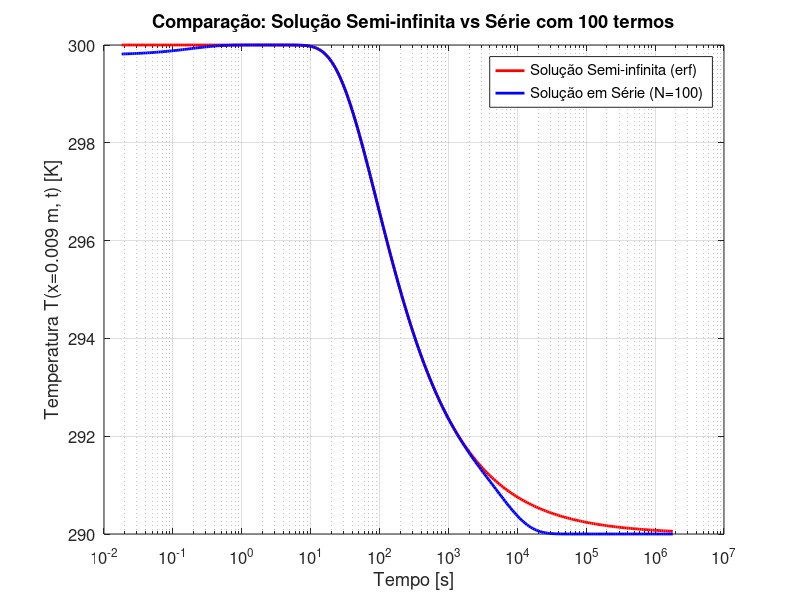

This chart was generated by the following MATLAB code:
clc; clear; close all;

% ------------------ PROPRIEDADES DO MATERIAL (TIJOLO COMUM) ------------------
k = 0.72;               % condutividade térmica [W/m·K]
rho = 1920;             % densidade [kg/m³]
cp = 835;               % calor específico [J/kg·K]
L = 0.09;               % espessura da parede [m]
alpha = k / (rho * cp); % difusividade térmica [m²/s]

% ------------------ CONDIÇÕES INICIAIS E DE CONTORNO ------------------
Tp = 300;               % Temperatura inicial do tijolo [K]
Tinf = 290;             % Temperatura do meio externo [K]

% ------------------ CONDIÇÕES DE CONTORNO - CONVECÇÃO NATURAL ------------------
h = 3.0357;             % coeficiente de convecção [W/m²·K]
Bi = h * L / k;         % número de Biot (adimensional)

% ------------------ POSIÇÃO FIXA ------------------
lambda = 0.1;           % posição adimensional x/L
x_real = lambda * L;    % posição física real [m]

% ------------------ DOMÍNIO TEMPORAL ------------------
Fo_vals = logspace(-6, 2, 300);       % Número de Fourier (adimensional)
t_vals = Fo_vals * (L^2 / alpha);     % Tempo dimensional [s]

% ------------------ SOLUÇÃO SEMI-INFINITA ------------------
theta_semi = erf( x_real ./ (2 * sqrt(alpha * t_vals)) );   % solução adimensional semi-infinita
T_semi = Tinf + theta_semi * (Tp - Tinf);                   % solução dimensional semi-infinita

% ------------------ SOLUÇÃO EM SÉRIE (N=100 termos) ------------------
N = 100;                    % número de termos da série
T_series = zeros(size(t_vals));

% Função transcendental para autovalores mu
f = @(mu) mu .* cot(mu) + Bi;

% Encontrar autovalores mu_i
mu = zeros(1, N);
for i = 1:N
    a = (i - 1)*pi + 0.001;
    b = i*pi - 0.001;
    mu(i) = fzero(f, [a b]);
end

% Calcular coeficientes A_n
A = zeros(1, N);
for i = 1:N
    num = 2 * (mu(i)^2 + Bi^2) * (1 - cos(mu(i)));
    den = (mu(i)^2 + Bi^2 + Bi) * mu(i);
    A(i) = num / den;
end

% Calcular temperatura para cada tempo t_vals
for k_idx = 1:length(t_vals)
    Fo = Fo_vals(k_idx);
    theta_series = sum( A .* sin(mu * lambda) .* exp(-mu.^2 * Fo) );
    T_series(k_idx) = Tinf + theta_series * (Tp - Tinf);
end

% ------------------ PLOTAGEM ------------------
figure;
semilogx(t_vals, T_semi, 'r-', 'LineWidth', 2); hold on;
semilogx(t_vals, T_series, 'b-', 'LineWidth', 2);
grid on;

xlabel('Tempo [s]', 'FontSize', 12);
ylabel(sprintf('Temperatura T(x=%.3f m, t) [K]', x_real), 'FontSize', 12);
title('Comparação: Solução Semi-infinita vs Série com 100 termos', 'FontSize', 14);
legend({'Solução Semi-infinita (erf)', 'Solução em Série (N=100)'}, 'Location', 'Best');
set(gca, 'FontSize', 12);
